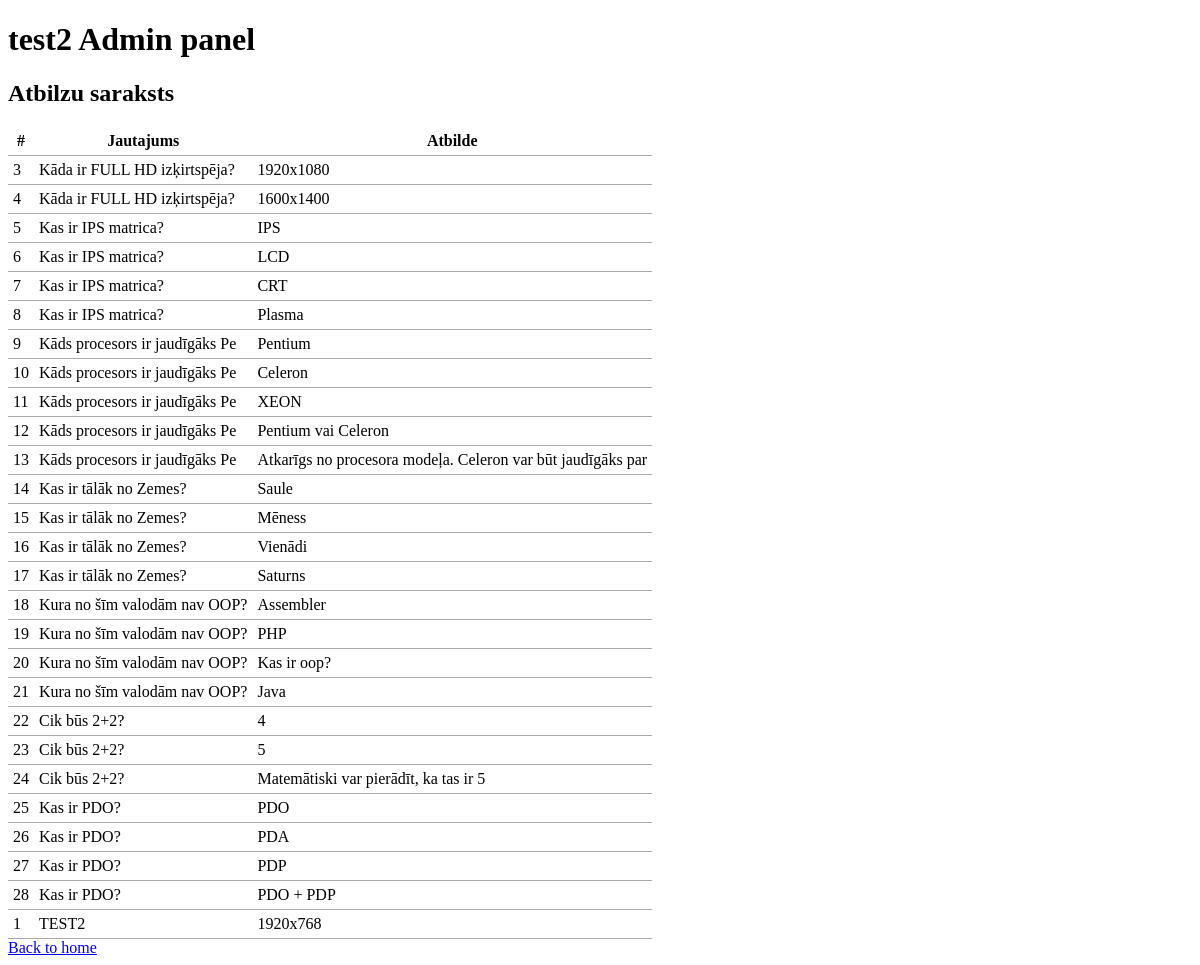
The page /12/read-answ.php on the database its author committed.
### tables this page shows
CREATE TABLE `test2_atbildes` (
  `id` int(11) UNSIGNED NOT NULL,
  `jautajums` varchar(30) NOT NULL,
  `atbilde` varchar(60) NOT NULL,
  `date` timestamp NOT NULL DEFAULT CURRENT_TIMESTAMP ON UPDATE CURRENT_TIMESTAMP
);

### common.php (called while the page is built, shortened)
<?php
function escape($html) {
    return htmlspecialchars($html, ENT_QUOTES | ENT_SUBSTITUTE, "UTF-8");
}

### 12/read-answ.php (the view)
<?php
require "../config.php";
require "../common.php";
try {
  $connection = new PDO($dsn, $username, $password, $options);
  $sql = "SELECT * FROM test2_atbildes";
  $statement = $connection->prepare($sql);
  $statement->execute();
  $result = $statement->fetchAll();
} catch(PDOException $error) {
  echo $sql . "<br>" . $error->getMessage();
}
?>
<?php require "templates/header.php"; ?>
<h2>Atbilzu saraksts</h2>
<table>
    <thead>
        <tr>
            <th>#</th>
            <th>Jautajums</th>
            <th>Atbilde</th>
        </tr>
    </thead>
    <tbody>
    <?php foreach ($result as $row) : ?>
        <tr>
            <td><?php echo escape($row["id"]); ?></td>
            <td><?php echo escape($row["jautajums"]); ?></td>
            <td><?php echo escape($row["atbilde"]); ?></td>
        </tr>
    <?php endforeach; ?>
    </tbody>
</table>
<a href="index.php">Back to home</a>
<?php require "templates/footer.php"; ?>

### 12/css/style.css (style rules this page uses)
table { border-collapse: collapse; border-spacing: 0; }
td, th { padding: 5px; border-bottom: 1px solid #aaa; }

### rows shown on the page
test2_atbildes: id "3", jautajums "Kāda ir FULL HD izķirtspēja?", atbilde "1920x1080"
test2_atbildes: id "4", jautajums "Kāda ir FULL HD izķirtspēja?", atbilde "1600x1400"
test2_atbildes: id "5", jautajums "Kas ir IPS matrica?", atbilde "IPS"
test2_atbildes: id "6", jautajums "Kas ir IPS matrica?", atbilde "LCD"
test2_atbildes: id "7", jautajums "Kas ir IPS matrica?", atbilde "CRT"
test2_atbildes: id "8", jautajums "Kas ir IPS matrica?", atbilde "Plasma"
test2_atbildes: id "9", jautajums "Kāds procesors ir jaudīgāks Pe", atbilde "Pentium"
test2_atbildes: id "10", jautajums "Kāds procesors ir jaudīgāks Pe", atbilde "Celeron"
test2_atbildes: id "11", jautajums "Kāds procesors ir jaudīgāks Pe", atbilde "XEON"
test2_atbildes: id "12", jautajums "Kāds procesors ir jaudīgāks Pe", atbilde "Pentium vai Celeron"
test2_atbildes: id "13", jautajums "Kāds procesors ir jaudīgāks Pe", atbilde "Atkarīgs no procesora modeļa. Celeron var būt jaudīgāks par"
test2_atbildes: id "14", jautajums "Kas ir tālāk no Zemes?", atbilde "Saule"
test2_atbildes: id "15", jautajums "Kas ir tālāk no Zemes?", atbilde "Mēness"
test2_atbildes: id "16", jautajums "Kas ir tālāk no Zemes?", atbilde "Vienādi"
test2_atbildes: id "17", jautajums "Kas ir tālāk no Zemes?", atbilde "Saturns"
test2_atbildes: id "18", jautajums "Kura no šīm valodām nav OOP?", atbilde "Assembler"
test2_atbildes: id "19", jautajums "Kura no šīm valodām nav OOP?", atbilde "PHP"
test2_atbildes: id "20", jautajums "Kura no šīm valodām nav OOP?", atbilde "Kas ir oop?"
test2_atbildes: id "21", jautajums "Kura no šīm valodām nav OOP?", atbilde "Java"
test2_atbildes: id "22", jautajums "Cik būs 2+2?", atbilde "4"
test2_atbildes: id "23", jautajums "Cik būs 2+2?", atbilde "5"
test2_atbildes: id "24", jautajums "Cik būs 2+2?", atbilde "Matemātiski var pierādīt, ka tas ir 5"
test2_atbildes: id "25", jautajums "Kas ir PDO?", atbilde "PDO"
test2_atbildes: id "26", jautajums "Kas ir PDO?", atbilde "PDA"
test2_atbildes: id "27", jautajums "Kas ir PDO?", atbilde "PDP"
test2_atbildes: id "28", jautajums "Kas ir PDO?", atbilde "PDO + PDP"
test2_atbildes: id "1", jautajums "TEST2", atbilde "1920x768"
